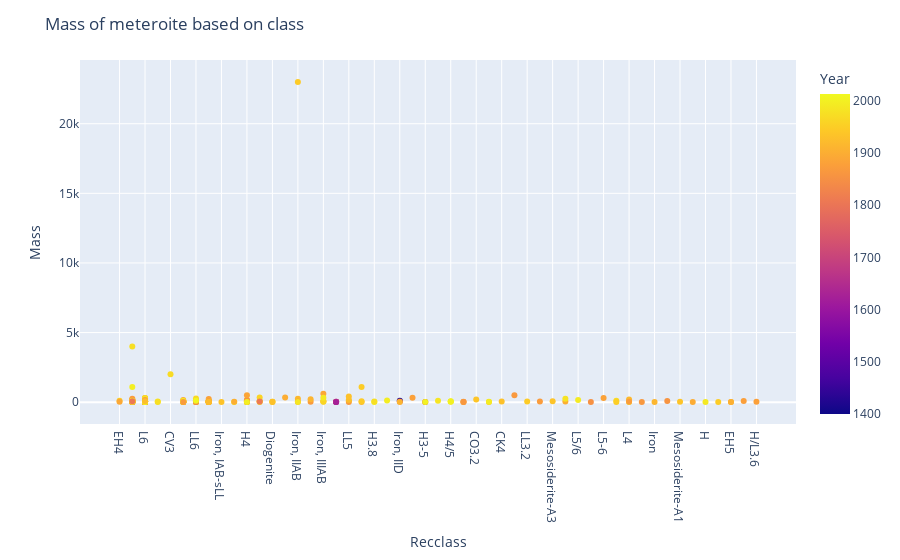

Notebook cell for this chart:
### Code cell
# Plotting graph which shows mass and its class
mass = meteroite_mass_more_10000kg["Mass"]/1000
fig3 = px.scatter(data_frame=meteroite_mass_more_10000kg, x='Recclass', y=mass, color='Year')
# Labels
fig3.update_layout(title="Mass of meteroite based on class", yaxis_title="Mass")
fig3.show()

### Figure 1 — Plotly figure (JSON) as saved in the notebook; plotly's stock layout.template omitted (floating-point values rounded to 4 significant figures; data arrays with more than 128 entries replaced by an {"elided": "..."} marker saying what was removed)
{"data": [{"hovertemplate": "Recclass=%{x}<br>y=%{y}<br>Year=%{marker.color}<extra></extra>", "legendgroup": "", "marker": {"color": {"elided": "243 int values"}, "coloraxis": "coloraxis", "symbol": "circle"}, "mode": "markers", "name": "", "orientation": "v", "showlegend": false, "type": "scatter", "x": {"elided": "243 str values"}, "xaxis": "x", "y": {"elided": "243 float values"}, "yaxis": "y"}], "layout": {"coloraxis": {"colorbar": {"title": {"text": "Year"}}, "colorscale": [[0, "#0d0887"], [0.1111, "#46039f"], [0.2222, "#7201a8"], [0.3333, "#9c179e"], [0.4444, "#bd3786"], [0.5556, "#d8576b"], [0.6667, "#ed7953"], [0.7778, "#fb9f3a"], [0.8889, "#fdca26"], [1, "#f0f921"]]}, "legend": {"tracegroupgap": 0}, "margin": {"t": 60}, "title": {"text": "Mass of meteroite based on class"}, "xaxis": {"anchor": "y", "domain": [0, 1], "title": {"text": "Recclass"}}, "yaxis": {"anchor": "x", "domain": [0, 1], "title": {"text": "Mass"}}}}
